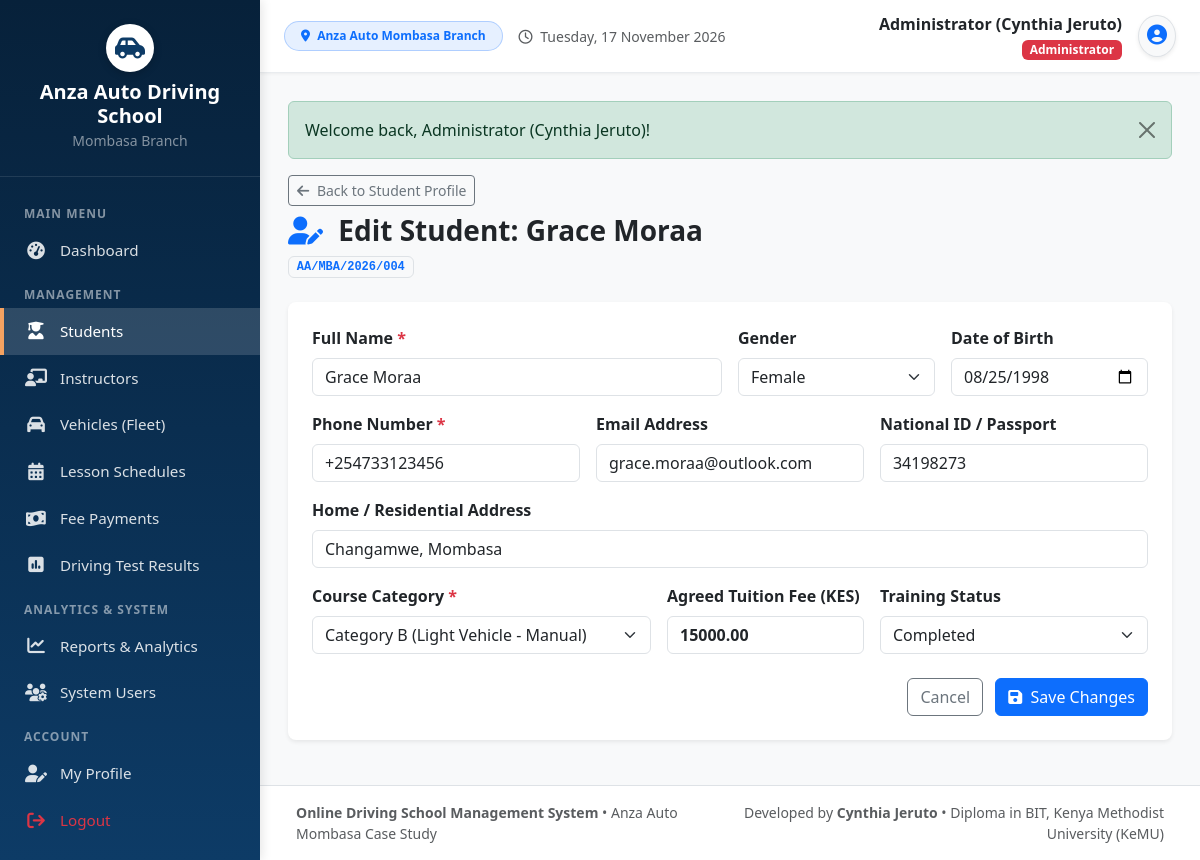
The app's page /student_edit.php?id=4 (signed in) with its own data.
### tables this page shows
CREATE TABLE `students` (
  `student_id` INT(11) NOT NULL AUTO_INCREMENT,
  `user_id` INT(11) DEFAULT NULL,
  `student_reg_no` VARCHAR(30) NOT NULL UNIQUE,
  `full_name` VARCHAR(100) NOT NULL,
  `gender` ENUM('Male', 'Female', 'Other') NOT NULL,
  `date_of_birth` DATE DEFAULT NULL,
  `phone` VARCHAR(20) NOT NULL,
  `email` VARCHAR(100) DEFAULT NULL,
  `national_id` VARCHAR(30) DEFAULT NULL,
  `address` VARCHAR(255) DEFAULT 'Mombasa',
  `course_category` VARCHAR(100) NOT NULL DEFAULT 'Category B (Light Vehicle - Manual)',
  `course_fee` DECIMAL(10,2) NOT NULL DEFAULT 15000.00,
  `registration_date` DATE NOT NULL,
  `status` ENUM('Enrolled', 'In Training', 'Test Ready', 'Completed', 'Dropped') NOT NULL DEFAULT 'Enrolled',
  `created_at` TIMESTAMP NOT NULL DEFAULT CURRENT_TIMESTAMP,
  PRIMARY KEY (`student_id`),
  KEY `fk_student_user` (`user_id`),
  CONSTRAINT `fk_student_user` FOREIGN KEY (`user_id`) REFERENCES `users` (`user_id`) ON DELETE SET NULL
);

### student_edit.php (the view, shortened to what this page needs)
<?php
require_once __DIR__ . '/includes/header.php';
$studentId = (int)($_GET['id'] ?? 0);
$stmt = $pdo->prepare("SELECT * FROM students WHERE student_id = ?");
$stmt->execute([$studentId]);
$student = $stmt->fetch();
?>
<div class="mb-4">
    <a href="student_view.php?id=<?= $studentId ?>" class="btn btn-outline-secondary btn-sm mb-2"><i class="fa-solid fa-arrow-left me-1"></i> Back to Student Profile</a>
    <h3 class="fw-bold mb-1 text-dark"><i class="fa-solid fa-user-pen text-primary me-2"></i> Edit Student: <?= htmlspecialchars($student['full_name']) ?></h3>
    <span class="badge bg-light text-primary border font-monospace"><?= htmlspecialchars($student['student_reg_no']) ?></span>
</div>
<div class="card border-0 shadow-sm rounded-3">
    <div class="card-body p-4">
        <form method="POST" action="student_edit.php?id=<?= $studentId ?>">
            <div class="row g-3">
                <div class="col-md-6">
                    <label class="form-label fw-semibold">Full Name <span class="text-danger">*</span></label>
                    <input type="text" class="form-control" name="full_name" value="<?= htmlspecialchars($student['full_name']) ?>" required>
                </div>
                <div class="col-md-3">
                    <label class="form-label fw-semibold">Gender</label>
                    <select name="gender" class="form-select">
                        <option value="Female" <?= ($student['gender'] === 'Female') ? 'selected' : '' ?>>Female</option>
                    </select>
                </div>
                <div class="col-md-3">
                    <label class="form-label fw-semibold">Date of Birth</label>
                    <input type="date" class="form-control" name="date_of_birth" value="<?= htmlspecialchars($student['date_of_birth'] ?? '') ?>">
                </div>
                <div class="col-md-4">
                    <label class="form-label fw-semibold">Phone Number <span class="text-danger">*</span></label>
                    <input type="text" class="form-control" name="phone" value="<?= htmlspecialchars($student['phone']) ?>" required>
                </div>
                <div class="col-md-4">
                    <label class="form-label fw-semibold">Email Address</label>
                    <input type="email" class="form-control" name="email" value="<?= htmlspecialchars($student['email'] ?? '') ?>">
                </div>
                <div class="col-md-4">
                    <label class="form-label fw-semibold">National ID / Passport</label>
                    <input type="text" class="form-control" name="national_id" value="<?= htmlspecialchars($student['national_id'] ?? '') ?>">
                </div>
                <div class="col-md-12">
                    <label class="form-label fw-semibold">Home / Residential Address</label>
                    <input type="text" class="form-control" name="address" value="<?= htmlspecialchars($student['address']) ?>">
                </div>
                <div class="col-md-5">
                    <label class="form-label fw-semibold">Course Category <span class="text-danger">*</span></label>
                    <select name="course_category" class="form-select" required>
                        <option value="Category B (Light Vehicle - Manual)" <?= ($student['course_category'] === 'Category B (Light Vehicle - Manual)') ? 'selected' : '' ?>>Category B (Light Vehicle - Manual)</option>
                    </select>
                </div>
                <div class="col-md-3">
                    <label class="form-label fw-semibold">Agreed Tuition Fee (KES)</label>
                    <input type="number" step="0.01" class="form-control fw-bold" name="course_fee" value="<?= htmlspecialchars($student['course_fee']) ?>" required>
                </div>
                <div class="col-md-4">
                    <label class="form-label fw-semibold">Training Status</label>
                    <select name="status" class="form-select">
                        <option value="Completed" <?= ($student['status'] === 'Completed') ? 'selected' : '' ?>>Completed</option>
                    </select>
                </div>
                <div class="col-12 mt-4 text-end">
                    <a href="student_view.php?id=<?= $studentId ?>" class="btn btn-outline-secondary me-2">Cancel</a>
                    <button type="submit" class="btn btn-primary"><i class="fa-solid fa-save me-1"></i> Save Changes</button>
                </div>
            </div>
        </form>
    </div>
</div>
<?php require_once __DIR__ . '/includes/footer.php'; ?>

### assets/css/style.css (style rules this page uses)
:root { --primary-color: #0d3b66; --primary-dark: #07213a; --primary-light: #185a9d; --accent-color: #f4a261; --accent-hover: #e76f51; --bg-light: #f8f9fa; --sidebar-width: 260px; --text-dark: #2b2d42; --card-shadow: 0 4px 12px rgba(0, 0, 0, 0.05); }
body { font-family: 'Segoe UI', system-ui, -apple-system, sans-serif; background-color: var(--bg-light); color: var(--text-dark); min-height: 100vh; }

### records on screen
students: full_name "Grace Moraa", student_reg_no "AA/MBA/2026/004", gender "Female", date_of_birth "08/25/1998", phone "+254733123456", email "grace.moraa@outlook.com", national_id "34198273", address "Changamwe, Mombasa", course_category "Category B (Light Vehicle - Manual)", course_fee "15000.00", status "Completed"

### other values on screen
$_SESSION['full_name'] "Administrator (Cynthia Jeruto)"
$_SESSION['role'] "Administrator"
$flash['message'] "Welcome back, Administrator (Cynthia Jeruto)!"
